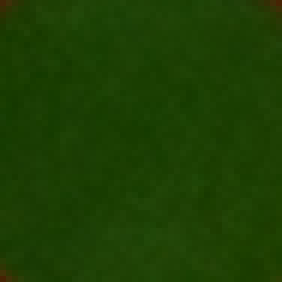
#> input picture chess/src/(0, 0).png, 47 x 47 px (shown 6 times larger); its folder holds only this picture in this run
$ python image_get_color.py
#> lines starting #> are read from the running program, lines starting #| are printed output that depends on the picture; long printed decimals are rounded
import cv2
import numpy as np
import csv
import time
import itertools
import hashlib

read_csv = csv.reader(open('src/default_board.csv'))
#> (reads chess/src/default_board.csv from the repository)
board = list(read_csv)

a=0
b=0
row=0

while (a < 12):

    while (b < 8):
        img_name_calc=(a,b)
        img_name=("src/" + str(img_name_calc) + ".png")
        print(img_name)
        img = cv2.imread(img_name)
#> img is the input picture: shape (47, 47, 3); mean B, G, R 2.9, 63, 28.4
        height, width, _ = np.shape(img)
#> height = 47; width = 47

        # calculate the average color of each row of our image
        avg_color_per_row = np.average(img, axis=0)
#> avg_color_per_row = 47 rows, first 8: [1.96, 58.15, 30.28], [2, 59.28, 28.53], [1.89, 59.64, 28.04], [2.15, 60.45, 27.72], [2.6, 59.91, 26.62], [2.79, 60.32, 26.66], [3.13, 61.26, 27.02], [2.96, 61.36, 26.89]

        # calculate the averages of our rows
        avg_colors = np.average(avg_color_per_row, axis=0)
#> avg_colors = [2.91, 63, 28.44]

        # avg_color is a tuple in BGR order of the average colors
        # but as float values
        print(f'avg_colors: {avg_colors}')
#| avg_colors: [ 2.914 63.004 28.441]

        # so, convert that array to integers
        int_averages = np.array(avg_colors, dtype=np.uint8)
#> int_averages = [2, 63, 28]
        r_value = int_averages[2]
#> r_value = 28
        g_value = int_averages[1]
#> g_value = 63
        b_value = int_averages[0]
#> b_value = 2

        """ with open("board.csv") as csvBoard:
            board=list(csv.reader(csvBoard)) """

        """ with open('board.csv', newline='') as f:
            board = csv.reader(f)
            for row in board:
                print(row) """


        print(board)
        print(type(board))
        print(board[b][a])


        if r_value < 41 and g_value < 41 and b_value < 41:
            board[b][a] = 1

        elif r_value > 214 and g_value > 214 and b_value > 214:
            board[b][a] = 2

        else:
            board[b][a] = 0

        print(board[b][a])
        print(board)

        """ while row < 8:
            csv.writer(open('board.csv', 'w')).writerow(board[row])
            time.sleep(0.1)
            row+=1
        row=0
         """

        # create a new image of the same height/width as the original
        average_image = np.zeros((height, width, 3), np.uint8)
        # and fill its pixels with our average color
        average_image[:] = int_averages

        # finally, show it side-by-side with the original
        cv2.imshow("Avg Color", np.hstack([img, average_image]))
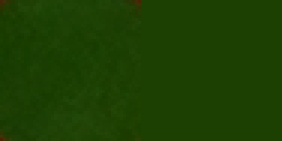
#> window 'Avg Color': shape (47, 94, 3) (shown 3 times larger); mean B, G, R 2.5, 63, 28.2
        cv2.waitKey(50)


        b+=1

    a+=1
    b=0


with open('src/board.csv', 'w', newline='') as file:
    writer = csv.writer(file, quoting=csv.QUOTE_ALL,delimiter=',')
    writer.writerows(board)

#pieces = [x for x in board if x != 0]

pieces = board

pieces = list(itertools.chain.from_iterable(pieces))

print(pieces)

amount_empty = pieces.count(0)
amount_black = pieces.count(1)
amount_white = pieces.count(2)


while pieces.count(0) > 0:
    pieces.remove(0)

def get_number_of_elements(list):
    count = 0
    for element in list:
        count += 1
    return count


pieces_amount = get_number_of_elements(pieces)

if (pieces_amount != 32):
    print("error_p")
    #retake foto here
    print("foto opnieuw maken")
elif (amount_empty != 64):
    print("error_e")
    #retake foto here
    print("foto opnieuw maken")
elif (amount_black != 16):
    print("error_b")
    #retake foto here
    print("foto opnieuw maken")

elif (amount_white != 16):
    print("error_w")
    #retake foto here
    print("foto opnieuw maken")
elif (amount_black != amount_white):
    print("error_s")
    #retake foto here
    print("foto opnieuw maken")

else:
    print("foto correct")


#check for difference from the last
randText1 = str(open("src/board.csv","r",encoding='utf-8'))
randText2 = str(open("src/board.csv","r",encoding='utf-8'))

""" if (randText1 == randText2):
    print("zelde plaats pionen")
    print("foto opnieuw maken")
else:
    print("de pionnen staan op een andere plaats") """
